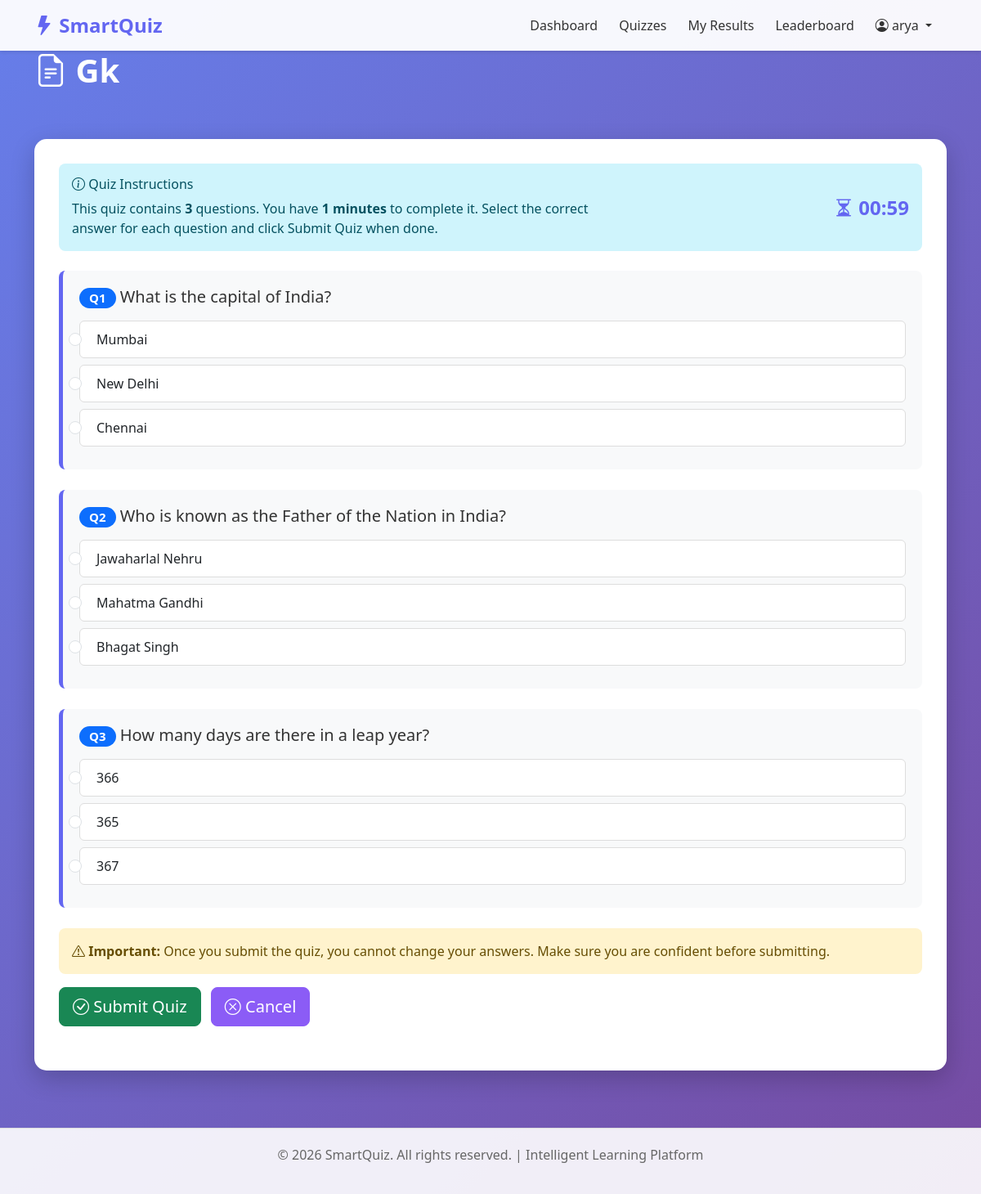
/student/quiz/3/ (signed in), run on the app's committed database.
### accounts/models.py (models this page shows, shortened)
class User(AbstractUser):
    USER_ROLES = (
        ('admin', 'Administrator'),
        ('teacher', 'Teacher'),
        ('student', 'Student'),
    )
    role = models.CharField(max_length=10, choices=USER_ROLES, default='student')
    profile_picture = models.ImageField(upload_to='profile_pictures/', null=True, blank=True)
    bio = models.TextField(null=True, blank=True)
    created_at = models.DateTimeField(auto_now_add=True)
    updated_at = models.DateTimeField(auto_now=True)
    class Meta:
        ordering = ['-created_at']

### quizzes/models.py (models this page shows, shortened)
class Quiz(models.Model):
    title = models.CharField(max_length=255)
    description = models.TextField(null=True, blank=True)
    created_by = models.ForeignKey(User, on_delete=models.CASCADE, limit_choices_to={'role': 'teacher'})
    subject = models.CharField(max_length=100, null=True, blank=True)
    duration_minutes = models.IntegerField(default=30)
    total_questions = models.IntegerField(default=0)
    is_published = models.BooleanField(default=False)
    created_at = models.DateTimeField(auto_now_add=True)
    updated_at = models.DateTimeField(auto_now=True)
    class Meta:
        ordering = ['-created_at']

class Question(models.Model):
    quiz = models.ForeignKey(Quiz, on_delete=models.CASCADE, related_name='questions')
    text = models.TextField()
    topic = models.CharField(max_length=100, null=True, blank=True)
    marks = models.IntegerField(default=1, validators=[MinValueValidator(1)])
    order = models.IntegerField(default=0)
    created_at = models.DateTimeField(auto_now_add=True)
    class Meta:
        ordering = ['quiz', 'order']

class Answer(models.Model):
    question = models.ForeignKey(Question, on_delete=models.CASCADE, related_name='answers')
    text = models.TextField()
    is_correct = models.BooleanField(default=False)
    order = models.IntegerField(default=0)
    class Meta:
        ordering = ['question', 'order']

### students/views.py (the view)
    def wrapper(request, *args, **kwargs):
        if request.user.is_authenticated and request.user.role == 'student':
            return view_func(request, *args, **kwargs)
        return redirect('accounts:login')

### students/views.py (called while the page is built)
def student_required(view_func):
    def wrapper(request, *args, **kwargs):
        if request.user.is_authenticated and request.user.role == 'student':
            return view_func(request, *args, **kwargs)
        return redirect('accounts:login')
    return wrapper

@login_required(login_url='accounts:login')
@student_required
@require_http_methods(["GET"])
def take_quiz(request, quiz_id):
    quiz = get_object_or_404(Quiz, id=quiz_id, is_published=True)
    existing_result = Result.objects.filter(student=request.user, quiz=quiz).first()
    if existing_result:
        messages.warning(request, 'You have already attempted this quiz!')
        return redirect('students:result_detail', result_id=existing_result.id)
    questions = quiz.questions.all().prefetch_related('answers')
    context = {
        'quiz': quiz,
        'questions': questions,
        'duration_minutes': quiz.duration_minutes,
    }
    return render(request, 'students/take_quiz.html', context)

### templates/students/take_quiz.html (shortened to what this page needs)
{% extends 'base.html' %}
{% block content %}
<h1 class="page-title"><i class="bi bi-file-earmark-text"></i> {{ quiz.title }}</h1>
<div class="row mt-4">
    <div class="col-md-12">
        <div class="container-main">
            <div class="alert alert-info mb-4">
                <div class="row align-items-center">
                    <div class="col-md-8">
                        <h6 class="mb-2"><i class="bi bi-info-circle"></i> Quiz Instructions</h6>
                        <p class="mb-0">
                            This quiz contains <strong>{{ questions.count }}</strong> questions.
                            You have <strong>{{ duration_minutes }} minutes</strong> to complete it.
                            Select the correct answer for each question and click Submit Quiz when done.
                        </p>
                    </div>
                    <div class="col-md-4 text-end">
                        <div id="timer" style="font-size: 1.5rem; font-weight: bold; color: var(--primary-color);">
                            <i class="bi bi-hourglass-split"></i> <span id="time-display">{{ duration_minutes }}:00</span>
                        </div>
                    </div>
                </div>
            </div>
            <form method="post" action="{% url 'students:submit_quiz' quiz.id %}" id="quizForm">
                {% for question in questions %}
                    <div class="quiz-question">
                        <h5>
                            <span class="badge bg-primary">Q{{ forloop.counter }}</span>
                            {{ question.text }}
                        </h5>
                        <div class="answers">
                            {% for answer in question.answers.all %}
                                <div class="form-check">
                                    <input type="radio" class="form-check-input"
                                           name="answer_{{ question.id }}"
                                           id="answer_{{ answer.id }}"
                                           value="{{ answer.id }}">
                                    <label class="form-check-label" for="answer_{{ answer.id }}">
                                        {{ answer.text }}
                                    </label>
                                </div>
                            {% endfor %}
                        </div>
                    </div>
                {% endfor %}
                <div class="mt-4 mb-4">
                    <div class="alert alert-warning">
                        <i class="bi bi-exclamation-triangle"></i>
                        <strong>Important:</strong> Once you submit the quiz, you cannot change your answers. Make sure you are confident before submitting.
                    </div>
                    <button type="submit" class="btn btn-success btn-lg">
                        <i class="bi bi-check-circle"></i> Submit Quiz
                    </button>
                    <a href="{% url 'students:quizzes' %}" class="btn btn-secondary btn-lg ms-2">
                        <i class="bi bi-x-circle"></i> Cancel
                    </a>
                </div>
            </form>
        </div>
    </div>
</div>
{% endblock %}

### templates/base.html (shortened to what this page needs)
<!DOCTYPE html>
<html lang="en">
<head>
    <link href="https://cdn.jsdelivr.net/npm/bootstrap@5.3.0/dist/css/bootstrap.min.css" rel="stylesheet">
    <link href="https://cdn.jsdelivr.net/npm/bootstrap-icons@1.11.0/font/bootstrap-icons.css" rel="stylesheet">
</head>
<body>
    <nav class="navbar navbar-expand-lg navbar-light sticky-top">
        <div class="container">
            <a class="navbar-brand" href="{% url 'home' %}">
                <i class="bi bi-lightning-fill"></i> SmartQuiz
            </a>
            <div class="collapse navbar-collapse" id="navbarNav">
                <ul class="navbar-nav ms-auto">
                    {% if user.is_authenticated %}
                        {% if user.role == 'teacher' %}
                            <li class="nav-item">
                                <a class="nav-link" href="{% url 'teachers:dashboard' %}">Dashboard</a>
                            </li>
                            <li class="nav-item">
                                <a class="nav-link" href="{% url 'teachers:quiz_list' %}">My Quizzes</a>
                            </li>
                        {% elif user.role == 'student' %}
                            <li class="nav-item">
                                <a class="nav-link" href="{% url 'students:dashboard' %}">Dashboard</a>
                            </li>
                            <li class="nav-item">
                                <a class="nav-link" href="{% url 'students:quizzes' %}">Quizzes</a>
                            </li>
                            <li class="nav-item">
                                <a class="nav-link" href="{% url 'students:results' %}">My Results</a>
                            </li>
                            <li class="nav-item">
                                <a class="nav-link" href="{% url 'students:leaderboard' %}">Leaderboard</a>
                            </li>
                        {% endif %}
                        <li class="nav-item dropdown">
                            <a class="nav-link dropdown-toggle" href="#" id="userDropdown" role="button" data-bs-toggle="dropdown">
                                <i class="bi bi-person-circle"></i> {{ user.username }}
                            </a>
                        </li>
                    {% endif %}
                </ul>
            </div>
        </div>
    </nav>
    <div class="container">
        {% block content %}{% endblock %}
    </div>
    <footer class="footer">
        <div class="container">
            <p>&copy; 2026 SmartQuiz. All rights reserved. | Intelligent Learning Platform</p>
        </div>
    </footer>
</body>
</html>

### templates/base.html (style rules this page uses)
:root { --primary-color: #6366f1; --secondary-color: #8b5cf6; --success-color: #10b981; --danger-color: #ef4444; --warning-color: #f59e0b; }
body { background: linear-gradient(135deg, #667eea 0%, #764ba2 100%); min-height: 100vh; font-family: 'Segoe UI', Tahoma, Geneva, Verdana, sans-serif; }
.navbar { background: rgba(255, 255, 255, 0.95) !important; box-shadow: 0 2px 4px rgba(0,0,0,0.1); }
.navbar-brand { font-weight: 700; font-size: 1.5rem; color: var(--primary-color) !important; }
.nav-link { color: #333 !important; margin-right: 10px; transition: color 0.3s; }
.container-main { background: white; border-radius: 15px; padding: 30px; margin-top: 30px; margin-bottom: 30px; box-shadow: 0 10px 30px rgba(0,0,0,0.2); }
.btn-secondary { background-color: var(--secondary-color); border-color: var(--secondary-color); }
.badge { border-radius: 20px; padding: 5px 12px; }
.alert { border-radius: 8px; border: none; }
.footer { background: rgba(255, 255, 255, 0.9); padding: 20px; text-align: center; color: #666; margin-top: 40px; border-top: 1px solid #ddd; }
.page-title { color: white; font-weight: 700; margin-bottom: 30px; }

### templates/students/take_quiz.html (style rules this page uses)
.quiz-question { background: #f8f9fa; border-left: 5px solid var(--primary-color); border-radius: 8px; padding: 20px; margin-bottom: 25px; }
.quiz-question h5 { margin-bottom: 15px; color: #333; }
.form-check { padding: 10px; margin: 8px 0; background: white; border-radius: 6px; border: 1px solid #ddd; transition: all 0.3s; }
.form-check-label { margin-left: 10px; cursor: pointer; margin-bottom: 0; }

### data on the page
User: username "arya"
Quiz: title "Gk"
Question: text "What is the capital of India?"
Answer: text "Mumbai"
Answer: text "New Delhi"
Answer: text "Chennai"
Question: text "Who is known as the Father of the Nation in India?"
Answer: text "Jawaharlal Nehru"
Answer: text "Mahatma Gandhi"
Answer: text "Bhagat Singh"
Question: text "How many days are there in a leap year?"
Answer: text "366"
Answer: text "365"
Answer: text "367"

### other printed values
{{ questions.count }} "3"
{{ duration_minutes }} "1"
